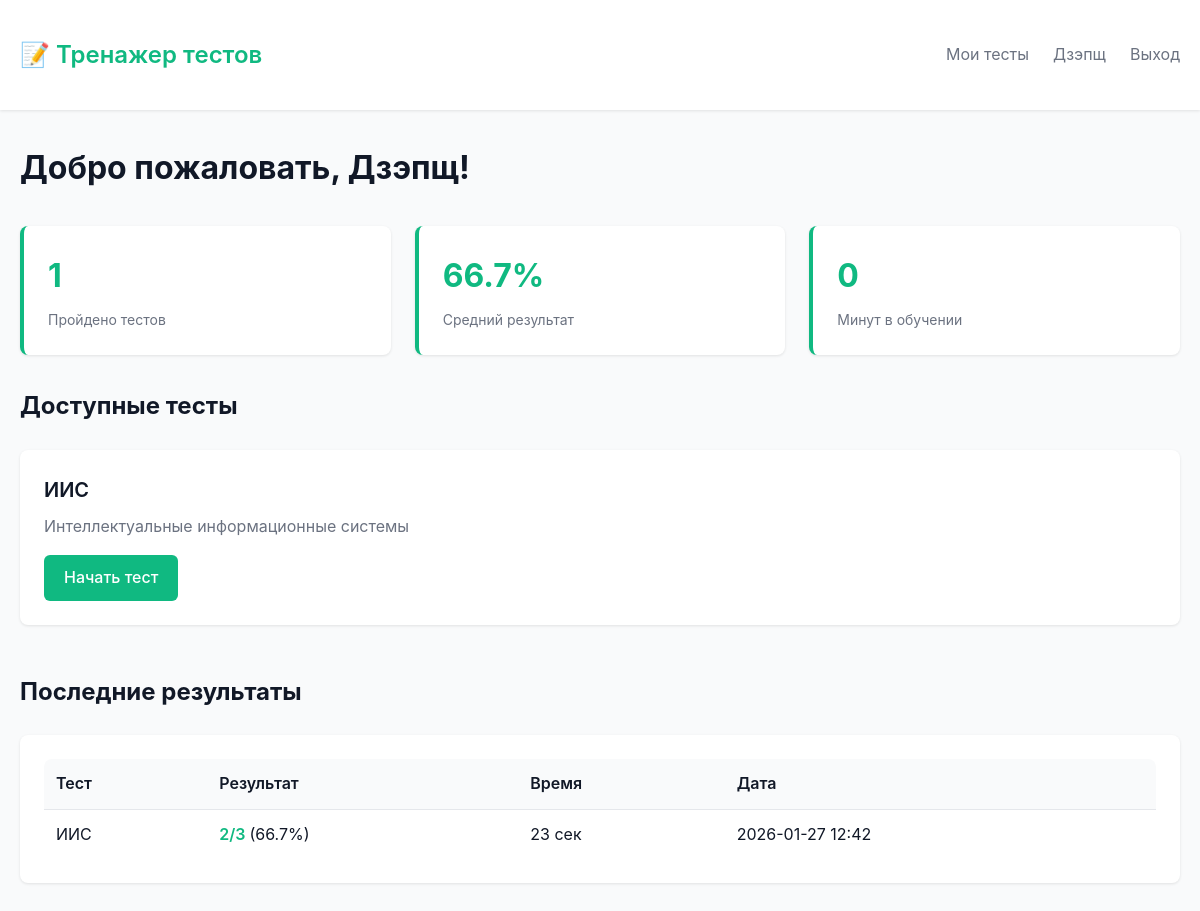
The app's page /dashboard (signed in) with its own data.
### tables this page shows
CREATE TABLE tests (
            id INTEGER PRIMARY KEY AUTOINCREMENT,
            title TEXT NOT NULL,
            description TEXT,
            created_at TIMESTAMP DEFAULT CURRENT_TIMESTAMP,
            is_active INTEGER DEFAULT 1
        );

CREATE TABLE test_results (
            id INTEGER PRIMARY KEY AUTOINCREMENT,
            user_id INTEGER NOT NULL,
            test_id INTEGER NOT NULL,
            score INTEGER NOT NULL,
            total_questions INTEGER NOT NULL,
            time_spent INTEGER,
            completed_at TIMESTAMP DEFAULT CURRENT_TIMESTAMP,
            FOREIGN KEY (user_id) REFERENCES users (id) ON DELETE CASCADE,
            FOREIGN KEY (test_id) REFERENCES tests (id) ON DELETE CASCADE
        );

### app.py (the view)
@app.route('/dashboard')
def dashboard():
    if 'user_id' not in session:
        return redirect(url_for('login'))
    db = get_db()
    tests = db.execute('SELECT * FROM tests WHERE is_active = 1 ORDER BY created_at DESC').fetchall()
    stats = db.execute('''
        SELECT
            COUNT(*) as tests_taken,
            AVG(CAST(score AS FLOAT) / total_questions * 100) as avg_score,
            SUM(time_spent) as total_time
        FROM test_results
        WHERE user_id = ?
    ''', (session['user_id'],)).fetchone()
    recent_results = db.execute('''
        SELECT tr.*, t.title
        FROM test_results tr
        JOIN tests t ON tr.test_id = t.id
        WHERE tr.user_id = ?
        ORDER BY tr.completed_at DESC
        LIMIT 10
    ''', (session['user_id'],)).fetchall()
    db.close()
    return render_template('dashboard.html', tests=tests, stats=stats, recent_results=recent_results)

### app.py (called while the page is built)
def get_db():
    db = sqlite3.connect('quiz_trainer.db')
    db.row_factory = sqlite3.Row
    return db

### templates/dashboard.html
{% extends "base.html" %}
{% set show_navbar = True %}
{% block content %}
<div class="container" style="padding-top: 2rem;">
    <h1 style="margin-bottom: 2rem;">Добро пожаловать, {{ session.username }}!</h1>
    <div class="stats-grid">
        <div class="stat-card">
            <div class="stat-value">{{ stats.tests_taken or 0 }}</div>
            <div class="stat-label">Пройдено тестов</div>
        </div>
        <div class="stat-card">
            <div class="stat-value">{{ "%.1f"|format(stats.avg_score or 0) }}%</div>
            <div class="stat-label">Средний результат</div>
        </div>
        <div class="stat-card">
            <div class="stat-value">{{ (stats.total_time or 0) // 60 }}</div>
            <div class="stat-label">Минут в обучении</div>
        </div>
    </div>
    <h2 style="margin-bottom: 1.5rem;">Доступные тесты</h2>
    <div class="test-list">
        {% if tests %}
            {% for test in tests %}
            <div class="test-item">
                <h3 class="test-title">{{ test.title }}</h3>
                <p class="test-description">{{ test.description or 'Нет описания' }}</p>
                <div class="test-actions">
                    <a href="{{ url_for('test_page', test_id=test.id) }}" class="btn btn-primary">
                        Начать тест
                    </a>
                </div>
            </div>
            {% endfor %}
        {% else %}
            <div class="card">
                <p class="card-body">Пока нет доступных тестов</p>
            </div>
        {% endif %}
    </div>
    {% if recent_results %}
    <h2 style="margin-top: 3rem; margin-bottom: 1.5rem;">Последние результаты</h2>
    <div class="card">
        <table class="table">
            <thead>
                <tr>
                    <th>Тест</th>
                    <th>Результат</th>
                    <th>Время</th>
                    <th>Дата</th>
                </tr>
            </thead>
            <tbody>
                {% for result in recent_results %}
                <tr>
                    <td>{{ result.title }}</td>
                    <td>
                        <span style="font-weight: 600; color: var(--primary-green);">
                            {{ result.score }}/{{ result.total_questions }}
                        </span>
                        ({{ "%.1f"|format(result.score / result.total_questions * 100) }}%)
                    </td>
                    <td>{{ result.time_spent or 0 }} сек</td>
                    <td>{{ result.completed_at[:16] }}</td>
                </tr>
                {% endfor %}
            </tbody>
        </table>
    </div>
    {% endif %}
</div>
{% endblock %}

### templates/base.html (shortened to what this page needs)
<!DOCTYPE html>
<html lang="ru">
<head>
    <link rel="stylesheet" href="{{ url_for('static', filename='css/style.css') }}">
</head>
<body>
    {% if show_navbar %}
    <nav class="navbar">
        <div class="container">
            <a href="{{ url_for('index') }}" class="navbar-brand">📝 Тренажер тестов</a>
            <div class="navbar-menu">
                {% if session.user_id %}
                    <a href="{{ url_for('dashboard') }}" class="navbar-link">Мои тесты</a>
                    <span class="navbar-link">{{ session.username }}</span>
                    <a href="{{ url_for('logout') }}" class="navbar-link">Выход</a>
                {% else %}
                    <a href="{{ url_for('login') }}" class="navbar-link">Вход</a>
                    <a href="{{ url_for('register') }}" class="btn btn-primary">Регистрация</a>
                {% endif %}
            </div>
        </div>
    </nav>
    {% endif %}
    <main>
        {% block content %}{% endblock %}
    </main>
</body>
</html>

### static/css/style.css (style rules this page uses)
:root { --primary-green: #10b981; --primary-green-dark: #059669; --primary-green-light: #34d399; --bg-color: #ffffff; --bg-secondary: #f9fafb; --text-primary: #111827; --text-secondary: #6b7280; --border-color: #e5e7eb; --shadow: 0 1px 3px 0 rgba(0, 0, 0, 0.1); --shadow-lg: 0 10px 15px -3px rgba(0, 0, 0, 0.1); }
* { margin: 0; padding: 0; box-sizing: border-box; }
body { font-family: -apple-system, BlinkMacSystemFont, 'Segoe UI', Roboto, 'Helvetica Neue', Arial, sans-serif; background-color: var(--bg-secondary); color: var(--text-primary); line-height: 1.6; }
.container { max-width: 1200px; margin: 0 auto; padding: 20px; }
.navbar { background-color: var(--bg-color); box-shadow: var(--shadow); padding: 1rem 0; position: sticky; top: 0; z-index: 100; }
.navbar .container { display: flex; justify-content: space-between; align-items: center; }
.navbar-brand { font-size: 1.5rem; font-weight: 600; color: var(--primary-green); text-decoration: none; }
.navbar-menu { display: flex; gap: 1.5rem; align-items: center; }
.navbar-link { color: var(--text-secondary); text-decoration: none; transition: color 0.2s; }
.btn { padding: 0.625rem 1.25rem; border: none; border-radius: 0.375rem; font-size: 1rem; font-weight: 500; cursor: pointer; transition: all 0.2s; text-decoration: none; display: inline-block; text-align: center; }
.btn-primary { background-color: var(--primary-green); color: white; }
.card { background-color: var(--bg-color); border-radius: 0.5rem; box-shadow: var(--shadow); padding: 1.5rem; margin-bottom: 1.5rem; }
.table { width: 100%; border-collapse: collapse; background-color: var(--bg-color); border-radius: 0.5rem; overflow: hidden; }
.table th, .table td { padding: 0.75rem; text-align: left; border-bottom: 1px solid var(--border-color); }
.table th { background-color: var(--bg-secondary); font-weight: 600; color: var(--text-primary); }
.table tr:last-child td { border-bottom: none; }
.stats-grid { display: grid; grid-template-columns: repeat(auto-fit, minmax(250px, 1fr)); gap: 1.5rem; margin-bottom: 2rem; }
.stat-card { background-color: var(--bg-color); border-radius: 0.5rem; padding: 1.5rem; box-shadow: var(--shadow); border-left: 4px solid var(--primary-green); }
.stat-value { font-size: 2rem; font-weight: 700; color: var(--primary-green); margin-bottom: 0.5rem; }
.stat-label { color: var(--text-secondary); font-size: 0.875rem; }
.test-list { display: grid; gap: 1.5rem; }
.test-item { background-color: var(--bg-color); border-radius: 0.5rem; padding: 1.5rem; box-shadow: var(--shadow); transition: transform 0.2s, box-shadow 0.2s; }
.test-title { font-size: 1.25rem; font-weight: 600; margin-bottom: 0.5rem; color: var(--text-primary); }
.test-description { color: var(--text-secondary); margin-bottom: 1rem; }
.test-actions { display: flex; gap: 0.75rem; }

### records on screen
tests: title "ИИС", description "Интеллектуальные информационные системы"
test_results: title "ИИС", score "2", total_questions "3", result.score/result.total_questions*100 "66.7", time_spent "23", completed_at "2026-01-27 12:42"

### other values on screen
{{ session.username }} "Дзэпщ"
{{ stats.tests_taken or 0 }} "1"
{{ "%.1f"|format(stats.avg_score or 0) }} "66.7"
{{ (stats.total_time or 0) // 60 }} "0"
